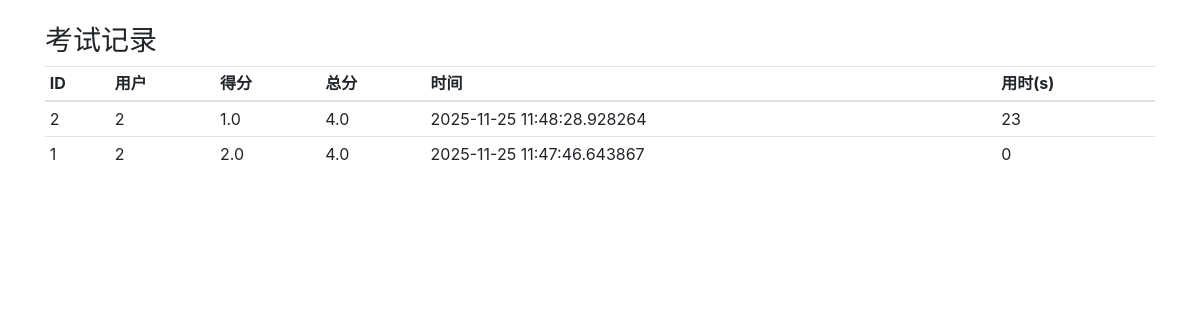
Page /admin/records (signed in) on the committed database.
### app/models.py (models this page shows)
class ExamRecord(db.Model):
    __tablename__ = 'exam_records'
    id = db.Column(db.Integer, primary_key=True)
    user_id = db.Column(db.Integer)
    score = db.Column(db.Float)
    total = db.Column(db.Float)
    duration_seconds = db.Column(db.Integer)
    created_at = db.Column(db.DateTime, default=datetime.datetime.utcnow)
    details = db.Column(db.Text)  # JSON 格式或字符串化结果

### app/admin/routes.py (the view)
@admin_bp.route('/records')
@admin_required
def records():
    recs = ExamRecord.query.order_by(ExamRecord.created_at.desc()).limit(200).all()
    return render_template('admin/records.html', recs=recs)

### app/admin/routes.py (called while the page is built)
def admin_required(f):
    from functools import wraps
    @wraps(f)
    def wrapper(*args, **kwargs):
        uid = session.get('user_id')
        if not uid:
            flash('请先登录', 'warning')
            return redirect(url_for('auth.login'))
        u = User.query.get(uid)
        if not u or not u.is_admin:
            flash('需要管理员权限', 'danger')
            return redirect(url_for('auth.index'))
        return f(*args, **kwargs)
    return wrapper

### app/templates/admin/records.html (shortened to what this page needs)
{% extends "base.html" %}
{% block content %}
  <h3>考试记录</h3>
  <table class="table table-sm">
    <thead><tr><th>ID</th><th>用户</th><th>得分</th><th>总分</th><th>时间</th><th>用时(s)</th></tr></thead>
    <tbody>
      {% for r in recs %}
      <tr>
        <td>{{ r.id }}</td>
        <td>{{ r.user_id }}</td>
        <td>{{ r.score }}</td>
        <td>{{ r.total }}</td>
        <td>{{ r.created_at }}</td>
        <td>{{ r.duration_seconds }}</td>
      </tr>
      {% endfor %}
    </tbody>
  </table>
{% endblock %}

### rows in the picture
ExamRecord: id "2", user_id "2", score "1.0", total "4.0", created_at "2025-11-25 11:48:28.928264", duration_seconds "23"
ExamRecord: id "1", user_id "2", score "2.0", total "4.0", created_at "2025-11-25 11:47:46.643867", duration_seconds "0"
